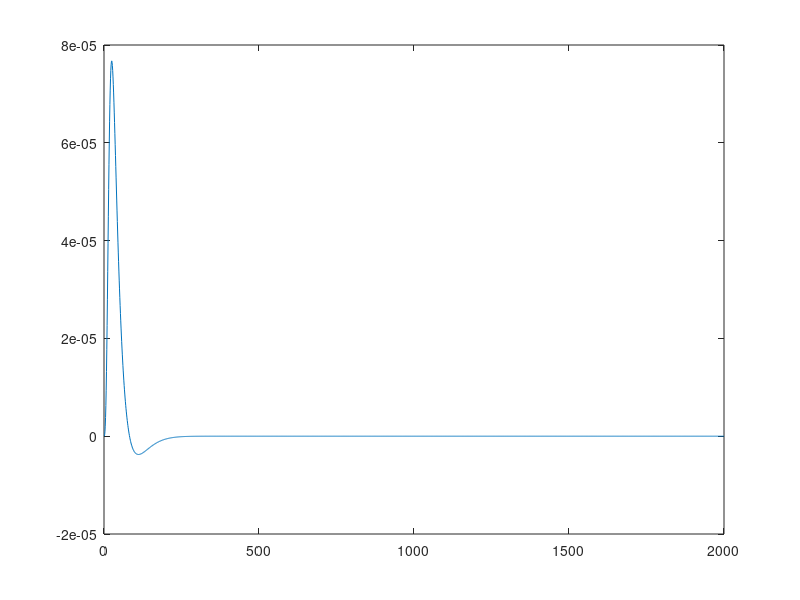

Reproduce this figure in MATLAB.
function [newIRFs, Filter, Ib] = filterConesLinear(varargin)


%%  CODE TO GENERATE THE CONE TEMPORAL IMPULSE RESPONSE FUNCTION
%
% Set the cone "sampling rate". This rate effectively dictates the rest of
% the simulation. Even though our monitor refreshed at 75 Hz, the cones
% were allowed to sample the stimulus more quickly. For convienence, I set
% the cone sampling rate to an integer multiple of the montor frame rate.
% Setting the cone sampling rate to 825 seemed reasonable given the spectra
% of the cone noise.

if size(varargin)==0
    dt = 0.001;
else
    sensor = varargin{1}; % sensor name
    dt = sensorGet(sensor, 'time interval');
end

%make the filter. Juan says the units are time (in sec) vs pA/R*/cone. All
%of the coefficients for this equation come from Juan's fits to
%electrophysiological measurements in a representative set of cones.
totalTime = 2; %length of IRF in seconds 
% TimeAxis= (0:ceil(coneSamplingRate.*totalTime)) ./ coneSamplingRate;
TimeAxis = [1:2000]*dt;
ScFact = 0.6745; % To get amplitude right
TauR = 0.0216;   % Rising Phase Time Constant
TauD = 0.0299;   % Damping Time Constant
TauP = 0.5311;   % Period
Phi = 34.1814;   % Phase
Filter = ScFact .* (((TimeAxis./TauR).^3)./(1+((TimeAxis./TauR).^3))) .* exp(-((TimeAxis./TauD))).*cos(((2.*pi.*TimeAxis)./TauP)+(2*pi*Phi/360));

%% CODE TO ADJUST GAIN OF THE CONE IRF
%
% The IRF used by the model was calculated from real cones stimulated with
% white noise from a background of at ~13000 R*/sec. Adjust the gain of the
% model's IRF to reflect the adaptation state implied by the model's
% background light levels. By adjusting the gain, all I'm going to do is
% multiply the IRF by a scalar. This preserves the shape of the IRF across
% adaptation states, which isn't strictly empirically true but provides a
% reasonable approximation. There will be one gain factor for each cone
% type. Assume cone gain is a Weber-Fechner relationship with the
% half-desensitizing value indicated in Juan's paper (Angueyra & Rieke
% 2013). See Equation 1 of Juan's paper for details.
%
% Weber-Fechner relation:
%
%  gain / gain_dark = 1 / (1 + (Intensity_bkgnd / Intensitity_halfDesensitization))

Io = 2250;                     % half-desensitizing background (in R*/cone/sec, from Juan's paper - corrected)
% Ib = [7131 6017 1973];         % R* per sec due to background adapting field (one for each cone, L, M, S)
Ib = [7131 7131 7131];  
                                % adjust this to specific experiment
if size(varargin)==0
    stimNormCoeff = 1;
else
%     stimNormCoeff = (max(sensor.data.volts(:,:,1)))./max(Ib);
    
    pRate = sensorGet(sensor,'photon rate');
    stimNormCoeff = max(pRate(:))./max(Ib);
end

Ib = Ib*stimNormCoeff;
gain_dark = 0.32;              % from Juan's paper (approximate peak of the IRF measured in darkness, and in units of pA/R*) - corrected
gainRatio = 1 ./ (1+(Ib./Io)) % the right side of the equation above, and the gain ratio implied by the bkgnd adapting field



% scale IRF to reflect amplitude at chosen background
% using Weber adaptation equation above and gainRatio derived from it
newGain = gainRatio .* gain_dark ;
oldGain = max(Filter);
IRFScaleFactor = newGain * dt ./ oldGain;


% plot the original IRF, and the IRFs that have been adjusted to reflect
% their particular adaptation state
newIRFs = Filter(:) * IRFScaleFactor;

dt
figure; plot(newIRFs(:,1));

% 
% figure(1); clf
% plot(TimeAxis, newIRFs(:, [3,2,1]))  % implied IRFs at the background intensities used in the model
% set(gca, 'fontsize', 14)
% legend('IRF S-Cones', 'IRF M-Cones', 'IRF L-Cones')
% xlabel('Time (sec)')
% ylabel('pA per R*')
% title('Cone IRFs at specified background')
% xlim([0 0.2]);

%%
% convolve with sinusoidal stimulus to generate signal

Frequency = 20;          % Hz
Contrast = 0.1;         
Ib = 7131;              % L cone
% Filt = newIRFs(:, 1)';
% TaperLength = round(length(Filt) / 4);
% 
% StimEnvelope = 1:length(Filt);
% StimEnvelope(:) = 1;
% StimEnvelope(1:TaperLength) = (0:TaperLength-1)*1/TaperLength;
% StimEnvelope(length(Filt)-TaperLength+1:length(Filt)) = 1-(0:TaperLength-1)*1/TaperLength;
% 
% Stim = Contrast * Ib * sin(2*3.1416*Frequency*TimeAxis);
% Stim = Stim .* StimEnvelope;
% 
% % convolve
% ConeSignal = real(ifft(fft(Filt) .* fft(Stim))) / coneSamplingRate; 
% 
% figure(3);
% plot(TimeAxis, ConeSignal);
% xlabel('time (sec)');
% ylabel('pA');
% 
% %%
% % add noise
% 
% FreqStep = coneSamplingRate / length(ConeSignal);
% Freq = (1:length(ConeSignal)) * FreqStep;
% 
% LorentzCoeffs=[0.16   55    4    0.045  190    2.5];
% Fit=lorentzsum_poles(LorentzCoeffs,Freq);
% 
% % generate white gaussian noise of correct length
% Noise = normrnd(0, 1, size(ConeSignal));
% ConeNoiseFFT = fft(Noise);
% 
% for i=1:length(Noise)/2
%     ConeNoiseFFT(i) = ConeNoiseFFT(i) * sqrt(Fit(i));
%     ConeNoiseFFT(length(Noise) - i + 1) = ConeNoiseFFT(length(Noise) - i + 1) * sqrt(Fit(i));
% end
% 
% ConeNoise = real(ifft(ConeNoiseFFT)) * sqrt(coneSamplingRate) / sqrt(2); 
% 
% figure(4);
% loglog(Freq, Fit, Freq, 2 * real(fft(ConeNoise) .* conj(fft(ConeNoise))) / (coneSamplingRate * length(ConeNoise)));